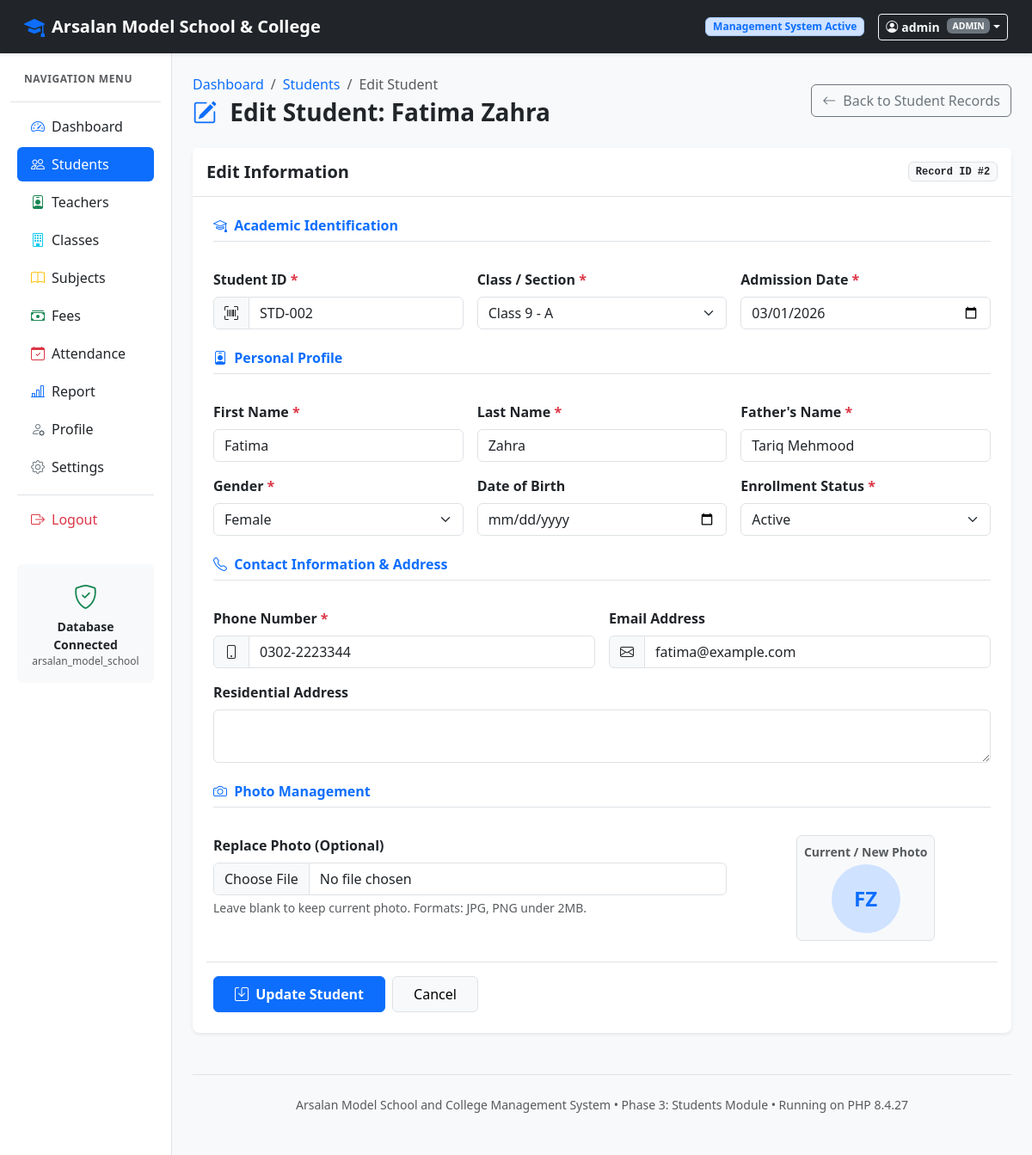
Screenshot of /ArsalanModelSchool/students/edit_student.php?id=2 (signed in) with the database file from the repository.
### tables this page shows
CREATE TABLE `students` (
    `id`             INT          NOT NULL AUTO_INCREMENT,
    `student_id`     VARCHAR(20)  NOT NULL,
    `first_name`     VARCHAR(50)  NOT NULL,
    `last_name`      VARCHAR(50)  NOT NULL,
    `father_name`    VARCHAR(100) NOT NULL,
    `gender`         ENUM('Male','Female','Other') NOT NULL,
    `date_of_birth`  DATE         NULL,
    `phone`          VARCHAR(15)  NOT NULL,
    `email`          VARCHAR(100) NOT NULL DEFAULT '',
    `address`        TEXT         NULL,
    `class_id`       INT          NOT NULL,
    `parent_user_id` INT          NULL DEFAULT NULL,
    `admission_date` DATE         NOT NULL,
    `photo`          VARCHAR(255) NULL DEFAULT NULL,
    `status`         ENUM('active','inactive') NOT NULL DEFAULT 'active',
    `created_at`     TIMESTAMP    NOT NULL DEFAULT CURRENT_TIMESTAMP,
    `updated_at`     TIMESTAMP    NOT NULL DEFAULT CURRENT_TIMESTAMP ON UPDATE CURRENT_TIMESTAMP,
    PRIMARY KEY (`id`),
    UNIQUE KEY `uq_student_id` (`student_id`),
    CONSTRAINT `fk_student_class` FOREIGN KEY (`class_id`) REFERENCES `classes`(`id`) ON DELETE RESTRICT,
    CONSTRAINT `fk_student_parent_user` FOREIGN KEY (`parent_user_id`) REFERENCES `users`(`id`) ON DELETE SET NULL
);

CREATE TABLE `classes` (
    `id`               INT         NOT NULL AUTO_INCREMENT,
    `class_name`       VARCHAR(50) NOT NULL,
    `section`          VARCHAR(10) NOT NULL DEFAULT 'A',
    `class_teacher_id` INT         NULL DEFAULT NULL,
    `room_number`      VARCHAR(20) NOT NULL DEFAULT '',
    `status`           ENUM('active','inactive') NOT NULL DEFAULT 'active',
    `created_at`       TIMESTAMP   NOT NULL DEFAULT CURRENT_TIMESTAMP,
    PRIMARY KEY (`id`)
);

### ArsalanModelSchool/database.php (called while the page is built, shortened)
<?php
function get_db(): mysqli {
    static $conn = null;
    if ($conn === null) {
        $conn = @new mysqli(DB_HOST, DB_USER, DB_PASS, DB_NAME, DB_PORT);
        $conn->set_charset('utf8mb4');
    }
    return $conn;
}
function db_query(string $sql, array $params = [], string $types = ''): mysqli_stmt {
    $conn = get_db();
    $stmt = $conn->prepare($sql);
    if (!empty($params)) {
        $stmt->bind_param($types, ...$params);
    }
    if (!$stmt->execute()) {
        die('Query Execution Failed: ' . htmlspecialchars($stmt->error) . ' | Query: ' . htmlspecialchars($sql));
    }
    return $stmt;
}
function db_fetch_all(string $sql, array $params = [], string $types = ''): array {
    $stmt = db_query($sql, $params, $types);
    $result = $stmt->get_result();
    $rows = [];
    if ($result) {
        while ($row = $result->fetch_assoc()) {
            $rows[] = $row;
        }
    }
    return $rows;
}
function db_fetch_one(string $sql, array $params = [], string $types = ''): ?array {
    $stmt = db_query($sql, $params, $types);
    $result = $stmt->get_result();
    $row = ($result && $result->num_rows > 0) ? $result->fetch_assoc() : null;
    return $row;
}
function h($string): string {
    return htmlspecialchars((string)$string, ENT_QUOTES, 'UTF-8');
}

### ArsalanModelSchool/students/edit_student.php (the view, shortened to what this page needs)
<?php
require_once __DIR__ . '/../database.php';
$student_primary_id = (int)($_GET['id'] ?? $_POST['id'] ?? 0);
$student = db_fetch_one("SELECT * FROM students WHERE id = ? LIMIT 1", [$student_primary_id], 'i');
$classes = db_fetch_all("SELECT id, class_name, section FROM classes WHERE status = 'active' ORDER BY id ASC");
$form = [
    'student_id'     => $student['student_id'],
    'first_name'     => $student['first_name'],
    'last_name'      => $student['last_name'],
    'father_name'    => $student['father_name'],
    'gender'         => $student['gender'],
    'date_of_birth'  => $student['date_of_birth'] ?? '',
    'phone'          => $student['phone'],
    'email'          => $student['email'] ?? '',
    'address'        => $student['address'] ?? '',
    'class_id'       => (int)$student['class_id'],
    'admission_date' => $student['admission_date'],
    'status'         => $student['status'],
];
require_once __DIR__ . '/../layout.php';
?>
<div class="d-flex justify-content-between align-items-center mb-4">
    <div>
        <nav aria-label="breadcrumb">
            <ol class="breadcrumb mb-1">
                <li class="breadcrumb-item"><a href="../dashboard.php" class="text-decoration-none">Dashboard</a></li>
                <li class="breadcrumb-item"><a href="student_records.php" class="text-decoration-none">Students</a></li>
                <li class="breadcrumb-item active" aria-current="page">Edit Student</li>
            </ol>
        </nav>
        <h2 class="h3 fw-bold text-dark mb-0">
            <i class="bi bi-pencil-square text-primary me-2"></i> Edit Student: <?= h($student['first_name'] . ' ' . $student['last_name']); ?>
        </h2>
    </div>
    <div>
        <a href="student_records.php" class="btn btn-outline-secondary">
            <i class="bi bi-arrow-left me-1"></i> Back to Student Records
        </a>
    </div>
</div>
<div class="card border-0 shadow-sm rounded-3">
    <div class="card-header bg-white border-bottom py-3 d-flex justify-content-between align-items-center">
        <h5 class="fw-bold text-dark mb-0">Edit Information</h5>
        <span class="badge bg-light text-dark border font-monospace">Record ID #<?= (int)$student['id']; ?></span>
    </div>
    <div class="card-body p-4">
        <form method="POST" action="edit_student.php?id=<?= (int)$student['id']; ?>" enctype="multipart/form-data" novalidate>
            <div class="row g-3">
                <div class="col-12">
                    <h6 class="text-primary fw-bold border-bottom pb-2 mb-3">
                        <i class="bi bi-mortarboard me-1"></i> Academic Identification
                    </h6>
                </div>
                <div class="col-md-4">
                    <label for="student_id" class="form-label fw-semibold">Student ID <span class="text-danger">*</span></label>
                    <div class="input-group">
                        <span class="input-group-text bg-light"><i class="bi bi-upc-scan"></i></span>
                        <input type="text"
                               class="form-control"
                               id="student_id"
                               name="student_id"
                               value="<?= h($form['student_id']); ?>"
                               required>
                    </div>
                </div>
                <div class="col-md-4">
                    <label for="class_id" class="form-label fw-semibold">Class / Section <span class="text-danger">*</span></label>
                    <select class="form-select" id="class_id" name="class_id" required>
                        <?php foreach ($classes as $c): ?>
                            <option value="<?= (int)$c['id']; ?>" <?= ((string)$form['class_id'] === (string)$c['id']) ? 'selected' : ''; ?>>
                                <?= h($c['class_name']); ?> - <?= h($c['section']); ?>
                            </option>
                        <?php endforeach; ?>
                    </select>
                </div>
                <div class="col-md-4">
                    <label for="admission_date" class="form-label fw-semibold">Admission Date <span class="text-danger">*</span></label>
                    <input type="date"
                           class="form-control"
                           id="admission_date"
                           name="admission_date"
                           value="<?= h($form['admission_date']); ?>"
                           required>
                </div>
                <div class="col-12 mt-4">
                    <h6 class="text-primary fw-bold border-bottom pb-2 mb-3">
                        <i class="bi bi-person-badge me-1"></i> Personal Profile
                    </h6>
                </div>
                <div class="col-md-4">
                    <label for="first_name" class="form-label fw-semibold">First Name <span class="text-danger">*</span></label>
                    <input type="text"
                           class="form-control"
                           id="first_name"
                           name="first_name"
                           value="<?= h($form['first_name']); ?>"
                           required>
                </div>
                <div class="col-md-4">
                    <label for="last_name" class="form-label fw-semibold">Last Name <span class="text-danger">*</span></label>
                    <input type="text"
                           class="form-control"
                           id="last_name"
                           name="last_name"
                           value="<?= h($form['last_name']); ?>"
                           required>
                </div>
                <div class="col-md-4">
                    <label for="father_name" class="form-label fw-semibold">Father's Name <span class="text-danger">*</span></label>
                    <input type="text"
                           class="form-control"
                           id="father_name"
                           name="father_name"
                           value="<?= h($form['father_name']); ?>"
                           required>
                </div>
                <div class="col-md-4">
                    <label for="gender" class="form-label fw-semibold">Gender <span class="text-danger">*</span></label>
                    <select class="form-select" id="gender" name="gender" required>
                        <option value="Female" <?= ($form['gender'] === 'Female') ? 'selected' : ''; ?>>Female</option>
                    </select>
                </div>
                <div class="col-md-4">
                    <label for="date_of_birth" class="form-label fw-semibold">Date of Birth</label>
                    <input type="date"
                           class="form-control"
                           id="date_of_birth"
                           name="date_of_birth"
                           value="<?= h($form['date_of_birth']); ?>">
                </div>
                <div class="col-md-4">
                    <label for="status" class="form-label fw-semibold">Enrollment Status <span class="text-danger">*</span></label>
                    <select class="form-select" id="status" name="status" required>
                        <option value="active" <?= ($form['status'] === 'active') ? 'selected' : ''; ?>>Active</option>
                    </select>
                </div>
                <div class="col-12 mt-4">
                    <h6 class="text-primary fw-bold border-bottom pb-2 mb-3">
                        <i class="bi bi-telephone me-1"></i> Contact Information &amp; Address
                    </h6>
                </div>
                <div class="col-md-6">
                    <label for="phone" class="form-label fw-semibold">Phone Number <span class="text-danger">*</span></label>
                    <div class="input-group">
                        <span class="input-group-text bg-light"><i class="bi bi-phone"></i></span>
                        <input type="text"
                               class="form-control"
                               id="phone"
                               name="phone"
                               value="<?= h($form['phone']); ?>"
                               required>
                    </div>
                </div>
                <div class="col-md-6">
                    <label for="email" class="form-label fw-semibold">Email Address</label>
                    <div class="input-group">
                        <span class="input-group-text bg-light"><i class="bi bi-envelope"></i></span>
                        <input type="email"
                               class="form-control"
                               id="email"
                               name="email"
                               value="<?= h($form['email']); ?>">
                    </div>
                </div>
                <div class="col-12">
                    <label for="address" class="form-label fw-semibold">Residential Address</label>
                    <textarea class="form-control"
                              id="address"
                              name="address"
                              rows="2"><?= h($form['address']); ?></textarea>
                </div>
                <div class="col-12 mt-4">
                    <h6 class="text-primary fw-bold border-bottom pb-2 mb-3">
                        <i class="bi bi-camera me-1"></i> Photo Management
                    </h6>
                </div>
                <div class="col-md-8">
                    <label for="photo" class="form-label fw-semibold">Replace Photo (Optional)</label>
                    <input class="form-control"
                           type="file"
                           id="photo"
                           name="photo"
                           accept=".jpg,.jpeg,.png">
                    <div class="form-text">Leave blank to keep current photo. Formats: JPG, PNG under 2MB.</div>
                </div>
                <div class="col-md-4 text-center">
                    <div class="border rounded p-2 bg-light d-inline-block">
                        <div class="small fw-semibold text-muted mb-1">Current / New Photo</div>
                        <?php if (!empty($student['photo']) && file_exists(__DIR__ . '/../uploads/students/' . $student['photo'])): ?>
                            <img id="photoPreview"
                                 src="../uploads/students/<?= h($student['photo']); ?>"
                                 alt="<?= h($student['first_name']); ?>"
                                 class="img-fluid rounded"
                                 style="max-height: 100px; max-width: 100px; object-fit: cover;">
                        <?php else: ?>
                            <div id="photoPreviewPlaceholder" class="rounded-circle bg-primary-subtle text-primary d-inline-flex align-items-center justify-content-center fw-bold"
                                 style="width: 80px; height: 80px; font-size: 1.5rem;">
                                <?= strtoupper(substr($student['first_name'], 0, 1) . substr($student['last_name'], 0, 1)); ?>
                            </div>
                        <?php endif; ?>
                    </div>
                </div>
                <div class="col-12 mt-4 pt-3 border-top d-flex gap-2">
                    <button type="submit" class="btn btn-primary px-4 py-2 fw-semibold">
                        <i class="bi bi-save me-1"></i> Update Student
                    </button>
                    <a href="student_records.php" class="btn btn-light border px-4 py-2">
                        Cancel
                    </a>
                </div>
            </div>
        </form>
    </div>
</div>
<?php
require_once __DIR__ . '/../layout_end.php';
?>

### rows the page displays
students: first_name+last_name "Fatima Zahra", id "2", student_id "STD-002", class_id "Class 9 - A", admission_date "03/01/2026", first_name "Fatima", last_name "Zahra", father_name "Tariq Mehmood", gender "Female", status "Active", phone "0302-2223344", email "fatima@example.com", first_name+last_name "FZ"

### other values shown
$user['username'] "admin"
$user['role'] "ADMIN"
PHP_VERSION "8.4.27"
